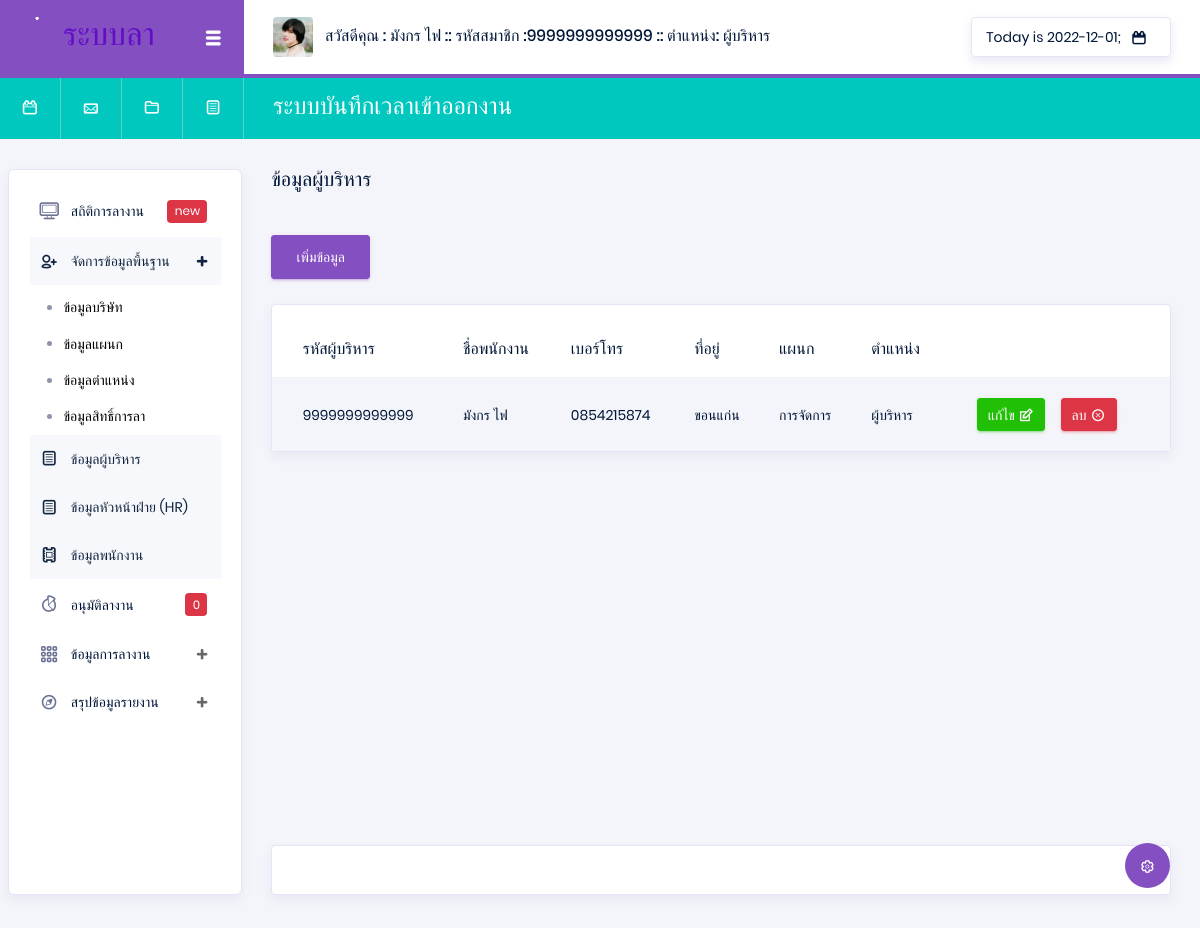
/index.php?p=employeeCEO (signed in), run on an earlier commit of the app's database.
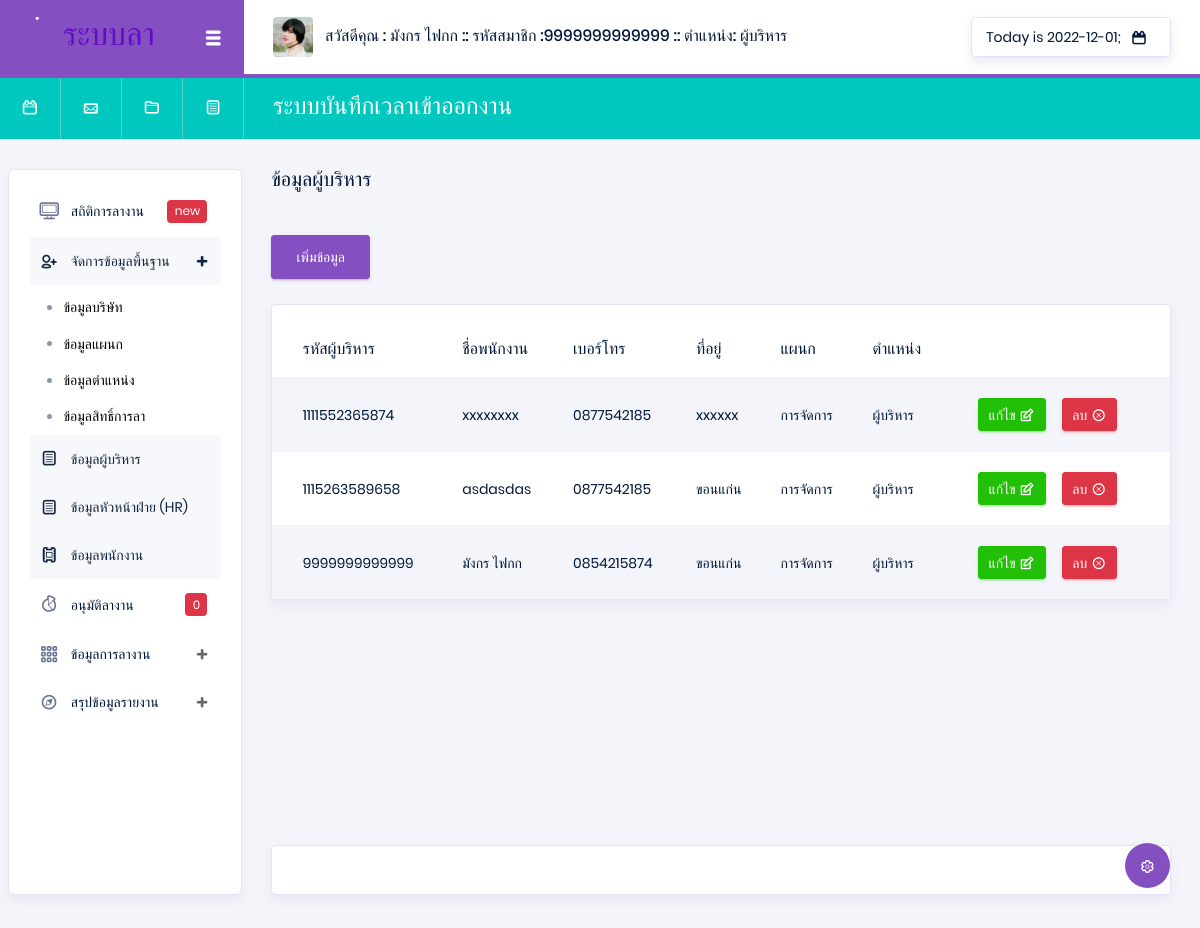
And on a later commit of the database.
### tables this page shows
CREATE TABLE `employee` (
  `Emp_id` varchar(13) NOT NULL,
  `Emp_name` varchar(50) NOT NULL,
  `Emp_tel` varchar(10) NOT NULL,
  `Emp_address` varchar(200) NOT NULL,
  `Dep_id` varchar(13) NOT NULL,
  `Pos_id` varchar(13) NOT NULL,
  `Emp_pass` varchar(100) NOT NULL
);

CREATE TABLE `department` (
  `Dep_id` varchar(13) NOT NULL,
  `Dep_name` varchar(50) NOT NULL
);

CREATE TABLE `position` (
  `Pos_id` varchar(13) NOT NULL,
  `Pos_name` varchar(50) NOT NULL
);

### api/showData.php (called while the page is built, shortened)
<?php
$Pos_id = $_SESSION['Pos_id'];
@$ShowPosition = "SELECT * FROM position WHERE  Pos_id =  '$Pos_id' ";
@$SQLShowPosition = mysqli_query($con, $ShowPosition) or die("Error in query: $ShowPosition ");
while ($Showposition = mysqli_fetch_array($SQLShowPosition)) {
    @$Pos_name = $Showposition['Pos_name'];
}
@$position = "SELECT * FROM position  ";
$ps = 0;
$DataPos = [];
@$Sqlposition1 = mysqli_query($con, $position) or die("Error in query: $position ");
while ($Showposition1 = mysqli_fetch_array($Sqlposition1)) {
    $ps++;
    $DataPos[$ps]  =  $Showposition1['Pos_id'];
}
@$employeeCEO = "SELECT * FROM employee  WHERE Pos_id = '$DataPos[1]'   ";
@$SqlemployeeCEO = mysqli_query($con, $employeeCEO) or die("Error in query: $employeeCEO ");

### pages/system/employeeCEO.php (the view, shortened to what the changed rows need)
<div class="main-panel">
    <div class="content-wrapper">
        <div class="row">
            <div class="col-xl-6 grid-margin stretch-card flex-column">
                <h5 class="mb-2 text-titlecase mb-4">ข้อมูลผู้บริหาร</h5>
            </div>
        </div>
        <button type="button" onclick="nullEmployee()" class="btn btn-primary" data-toggle="modal" data-target="#addnullEmployee">
            เพิ่มข้อมูล
        </button>
        <br> <br>
        <?php
        extract(@$_GET);
        ?>
        <div class="row">
            <div class="col-md-12">
                <div class="card">
                    <div class="table-responsive pt-3">
                        <table class="table table-striped project-orders-table">
                            <thead>
                                <tr>
                                    <th class="ml-5">รหัสผู้บริหาร</th>
                                    <th>ชื่อพนักงาน</th>
                                    <th>เบอร์โทร</th>
                                    <th>ที่อยู่</th>
                                    <th>แผนก</th>
                                    <th>ตำแหน่ง</th>
                                </tr>
                            </thead>
                            <tbody>
                                <?php
                                while ($ShowmployeetCEO = mysqli_fetch_array($SqlemployeeCEO)) {
                                ?>
                                    <tr>
                                        <td> <?php echo $ShowmployeetCEO['Emp_id'] ?> </td>
                                        <td><?php echo $ShowmployeetCEO['Emp_name'] ?></td>
                                        <td><?php echo $ShowmployeetCEO['Emp_tel'] ?></td>
                                        <td><?php echo $ShowmployeetCEO['Emp_address'] ?></td>
                                        <td><?php
                                            $Dep_id = $ShowmployeetCEO['Dep_id'];
                                            @$SqlsDep = "SELECT * FROM department WHERE  Dep_id =  '$Dep_id' ";
                                            @$SqlsDepData = mysqli_query($con, $SqlsDep) or die("Error in query: $SqlsDep ");
                                            while ($ShowSqlsDepData = mysqli_fetch_array($SqlsDepData)) {
                                                @$Dep_name = $ShowSqlsDepData['Dep_name'];
                                            }
                                            echo $Dep_name;
                                            ?></td>
                                        <td><?php
                                            $Pos_id = $ShowmployeetCEO['Pos_id'];
                                            @$ShowPosition = "SELECT * FROM position WHERE  Pos_id =  '$Pos_id' ";
                                            @$SQLShowPosition = mysqli_query($con, $ShowPosition) or die("Error in query: $ShowPosition ");
                                            while ($Showposition = mysqli_fetch_array($SQLShowPosition)) {
                                                @$Pos_name = $Showposition['Pos_name'];
                                            }
                                            echo $Pos_name;
                                            ?></td>
                                        <td>
                                            <div class="d-flex align-items-center">
                                                <button type="button" data-toggle="modal" data-target="#addnullEmployee" onclick="edtiEmployee(Emp_id =<?php echo $ShowmployeetCEO['Emp_id'] ?>)" class="btn btn-success btn-sm btn-icon-text mr-3">
                                                    แก้ไข
                                                    <i class="typcn typcn-edit btn-icon-append"></i>
                                                </button>
                                                <a href="./api/api_system.php?str=deleteEmployee&str2=employeeCEO&Emp_id=<?php echo $ShowmployeetCEO['Emp_id']; ?>" onclick="return confirm('คุณแน่ใจว่าจะลบข้อมูลใช่หรือไม่');" type="button" class="btn btn-danger btn-sm btn-icon-text">
                                                    ลบ
                                                    <i class="typcn typcn-delete-outline btn-icon-append"></i>
                                                </a>
                                            </div>
                                        </td>
                                    </tr>
                                <?php } ?>
                            </tbody>
                        </table>
                    </div>
                </div>
            </div>
        </div>
    </div>
    <footer class="footer">
        <div class="card">
            <div class="card-body">
            </div>
        </div>
    </footer>
</div>

### Head.php (shortened to what the changed rows need)
<nav class="navbar col-lg-12 col-12 p-0 fixed-top d-flex flex-row">
  <div class="navbar-brand-wrapper d-flex justify-content-center">
    <div class="navbar-brand-inner-wrapper d-flex justify-content-between align-items-center w-100">
      <a class="navbar-brand brand-logo" href="#"><img src="images/logo-dark11.svg" alt="logo" /></a>
      <button class="navbar-toggler navbar-toggler align-self-center" type="button" data-toggle="minimize">
        <span class="typcn typcn-th-menu"></span>
      </button>
    </div>
  </div>
  <div class="navbar-menu-wrapper d-flex align-items-center justify-content-end">
    <ul class="navbar-nav mr-lg-2">
      <li class="nav-item nav-profile dropdown">
        <a class="nav-link" href="#" data-toggle="dropdown" id="profileDropdown">
          <img src="images/faces/face5.jpg" alt="profile" />
          <span class="nav-profile-name">
            สวัสดีคุณ : <?php echo $_SESSION['Emp_name']; ?>
            :: รหัสสมาชิก :<?php echo $_SESSION['Emp_id']; ?>
            :: ตำแหน่ง: <?php echo $Pos_name; ?> </span>
        </a>
      </li>
    </ul>
    <ul class="navbar-nav navbar-nav-right">
      <li class="nav-item nav-date dropdown">
        <a class="nav-link d-flex justify-content-center align-items-center" href="javascript:;">
          <h6 class="date mb-0"> <?php echo "Today is " . date("Y-m-d") ?>;</h6>
          <i class="typcn typcn-calendar"></i>
        </a>
      </li>
    </ul>
  </div>
</nav>
<nav class="navbar-breadcrumb col-xl-12 col-12 d-flex flex-row p-0">
  <div class="navbar-links-wrapper d-flex align-items-stretch">
    <div class="nav-link">
      <a href="javascript:;"><i class="typcn typcn-calendar-outline"></i></a>
    </div>
    <div class="nav-link">
      <a href="javascript:;"><i class="typcn typcn-mail"></i></a>
    </div>
    <div class="nav-link">
      <a href="javascript:;"><i class="typcn typcn-folder"></i></a>
    </div>
    <div class="nav-link">
      <a href="javascript:;"><i class="typcn typcn-document-text"></i></a>
    </div>
  </div>
  <div class="navbar-menu-wrapper d-flex align-items-center justify-content-end">
    <ul class="navbar-nav mr-lg-2">
      <li class="nav-item ml-0">
        <h4 class="mb-0">ระบบบันทึกเวลาเข้าออกงาน </h4>
      </li>
    </ul>
  </div>
</nav>
<div class="container-fluid page-body-wrapper">
  <div class="theme-setting-wrapper">
    <div id="settings-trigger"><i class="typcn typcn-cog-outline"></i></div>
  </div>

What changed in the data, as far as the page shows it:
added employee: Emp_id "1111552365874", Emp_name "xxxxxxxx", Emp_tel "0877542185", Emp_address "xxxxxx", Dep.Dep_name "การจัดการ", Pos.Pos_name "ผู้บริหาร"
added employee: Emp_id "1115263589658", Emp_name "asdasdas", Emp_tel "0877542185", Emp_address "ขอนแก่น", Dep.Dep_name "การจัดการ", Pos.Pos_name "ผู้บริหาร"
changed employee id 9999999999999: Emp_name "มังกร ไฟ" → "มังกร ไฟกก"
Also different on the page:
$_SESSION['Emp_name']: "มังกร ไฟ" → "มังกร ไฟกก"
